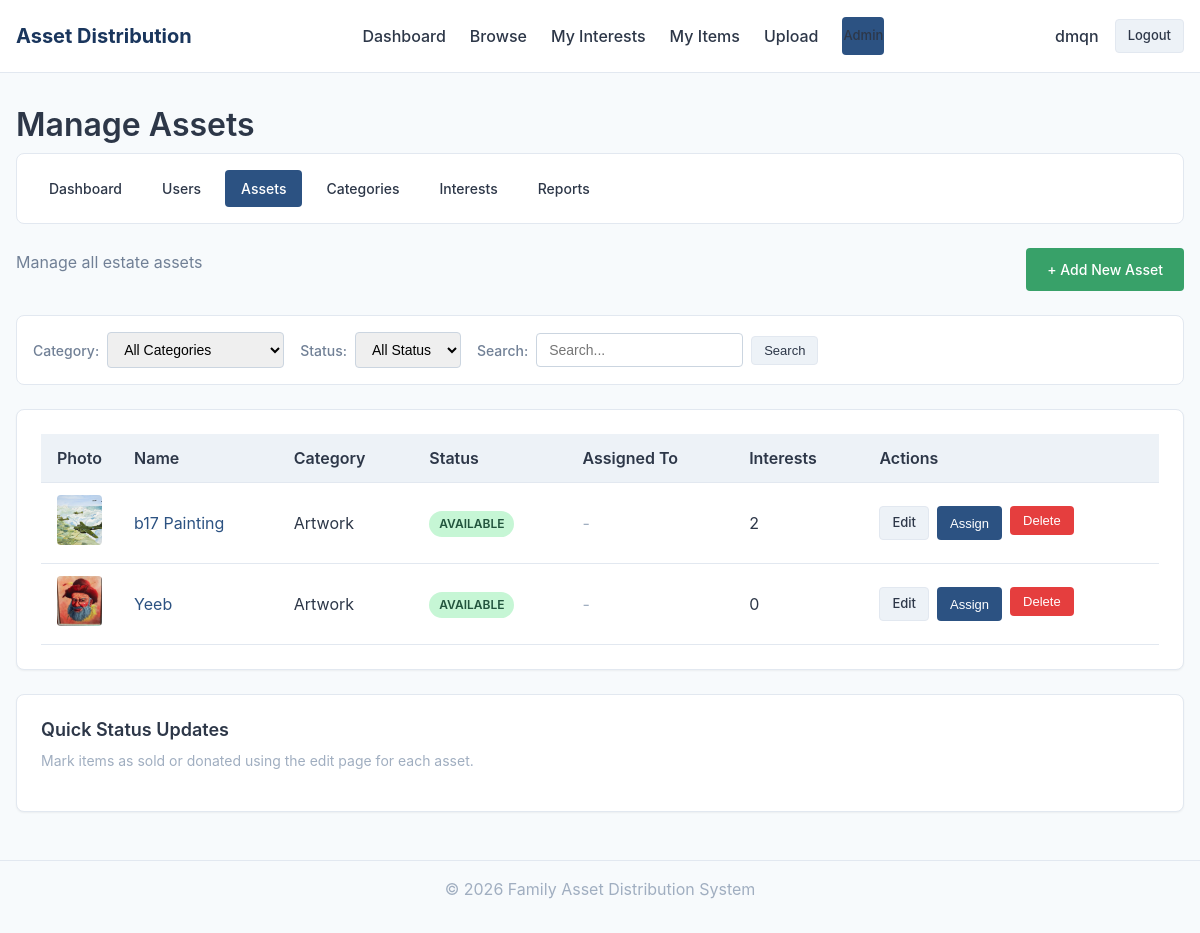
Page /admin-panel/assets/ (signed in) on the committed database.
### core/models.py (models this page shows, shortened)
class Asset(models.Model):
    STATUS_CHOICES = [
        ('available', 'Available'),
        ('claimed', 'Claimed'),
        ('sold', 'Sold'),
        ('donated', 'Donated'),
    ]
    name = models.CharField(max_length=200)
    description = models.TextField(blank=True)
    category = models.ForeignKey(Category, on_delete=models.PROTECT, related_name='assets')
    condition = models.CharField(max_length=100, blank=True)
    notes = models.TextField(blank=True)
    status = models.CharField(max_length=20, choices=STATUS_CHOICES, default='available')
    assigned_to = models.ForeignKey(
        User,
        on_delete=models.SET_NULL,
        null=True,
        blank=True,
        related_name='assigned_assets'
    )
    created_by = models.ForeignKey(
        User,
        on_delete=models.SET_NULL,
        null=True,
        blank=True,
        related_name='created_assets'
    )
    created_at = models.DateTimeField(auto_now_add=True)
    updated_at = models.DateTimeField(auto_now=True)
    class Meta:
        ordering = ['category__display_order', 'name']
    def get_primary_photo(self):
        return self.photos.first()
    def get_interest_count(self):
        return self.interests.count()

class AssetPhoto(models.Model):
    asset = models.ForeignKey(Asset, on_delete=models.CASCADE, related_name='photos')
    image = models.ImageField(upload_to='assets/')
    upload_order = models.IntegerField(default=0)
    uploaded_at = models.DateTimeField(auto_now_add=True)
    class Meta:
        ordering = ['upload_order', 'uploaded_at']

class Category(models.Model):
    name = models.CharField(max_length=100, unique=True)
    display_order = models.IntegerField(default=0)
    created_at = models.DateTimeField(auto_now_add=True)
    class Meta:
        ordering = ['display_order', 'name']
        verbose_name_plural = 'Categories'

### core/views.py (the view)
# urls.py: path('admin-panel/assets/', views.admin_assets_view, name='admin_assets'),
@admin_required
def admin_assets_view(request):
    assets = Asset.objects.select_related('category', 'assigned_to').prefetch_related('photos').order_by('-created_at')
    category_id = request.GET.get('category')
    status = request.GET.get('status')
    search = (request.GET.get('search') or '').strip()
    if category_id:
        assets = assets.filter(category_id=category_id)
    if status:
        assets = assets.filter(status=status)
    if search:
        assets = assets.filter(Q(name__icontains=search) | Q(description__icontains=search))
    paginator = Paginator(assets, 20)
    return render(request, 'admin/assets.html', {
        'assets': paginator.get_page(request.GET.get('page', 1)),
        'categories': Category.objects.all(),
        'selected_category': category_id,
        'selected_status': status,
        'search': search,
    })

### core/context_processors.py (called while the page is built)
def user_branch(request):
    branch = None
    if getattr(request, 'user', None) and request.user.is_authenticated:
        profile = getattr(request.user, 'profile', None)
        if profile:
            branch = profile.branch
    return {"user_branch": branch}

### core/views.py (called while the page is built)
def admin_required(view_func):
    return user_passes_test(lambda u: u.is_authenticated and u.is_staff, login_url='login')(view_func)

### templates/admin/assets.html (shortened to what this page needs)
{% extends 'base.html' %}
{% block content %}
<h1>Manage Assets</h1>
<nav class="admin-nav">
    <a href="{% url 'admin_panel' %}">Dashboard</a>
    <a href="{% url 'admin_users' %}">Users</a>
    <a href="{% url 'admin_assets' %}" class="active">Assets</a>
    <a href="{% url 'admin_categories' %}">Categories</a>
    <a href="{% url 'admin_interests' %}">Interests</a>
    <a href="{% url 'admin_reports' %}">Reports</a>
</nav>
<div class="flex justify-between items-center mb-3">
    <p class="text-light">Manage all estate assets</p>
    <a href="{% url 'admin_add_asset' %}" class="btn btn-success">+ Add New Asset</a>
</div>
<form method="get" class="filter-bar">
    <div class="filter-group">
        <label>Category:</label>
        <select name="category" onchange="this.form.submit()">
            <option value="">All Categories</option>
        </select>
    </div>
    <div class="filter-group">
        <label>Status:</label>
        <select name="status" onchange="this.form.submit()">
            <option value="">All Status</option>
        </select>
    </div>
    <div class="filter-group">
        <label>Search:</label>
        <input type="text" name="search" value="{{ search }}" placeholder="Search...">
        <button type="submit" class="btn btn-sm btn-secondary">Search</button>
    </div>
</form>
<div class="card">
    <div class="table-wrapper">
        <table class="table">
            <thead>
                <tr>
                    <th>Photo</th>
                    <th>Name</th>
                    <th>Category</th>
                    <th>Status</th>
                    <th>Assigned To</th>
                    <th>Interests</th>
                    <th>Actions</th>
                </tr>
            </thead>
            <tbody>
                {% for asset in assets %}
                <tr>
                    <td style="width: 60px;">
                        {% with asset.get_primary_photo as photo %}
                        {% if photo %}
                        <img src="{{ photo.image.url }}" alt="" style="width: 50px; height: 50px; object-fit: cover; border-radius: 4px;">
                        {% else %}
                        <div style="width: 50px; height: 50px; background: var(--color-bg-light); border-radius: 4px;"></div>
                        {% endif %}
                        {% endwith %}
                    </td>
                    <td>
                        <a href="{% url 'asset_detail' asset.id %}">{{ asset.name }}</a>
                    </td>
                    <td>{{ asset.category.name }}</td>
                    <td>
                        <span class="badge badge-{{ asset.status }}">{{ asset.get_status_display }}</span>
                    </td>
                    <td>
                        {% if asset.assigned_to %}
                        {{ asset.assigned_to.username }}
                        {% else %}
                        <span class="text-muted">-</span>
                        {% endif %}
                    </td>
                    <td>{{ asset.get_interest_count }}</td>
                    <td>
                        <div class="flex gap-1">
                            <a href="{% url 'admin_edit_asset' asset.id %}" class="btn btn-sm btn-secondary">Edit</a>
                            {% if asset.status == 'available' %}
                            <button type="button" class="btn btn-sm btn-primary"
                                    onclick="showAssignModal({{ asset.id }}, '{{ asset.name|escapejs }}')">Assign</button>
                            {% endif %}
                            <form method="post" action="{% url 'admin_delete_asset' asset.id %}"
                                  onsubmit="return confirm('Delete {{ asset.name }}?')" style="display: inline;">
                                <button type="submit" class="btn btn-sm btn-danger">Delete</button>
                            </form>
                        </div>
                    </td>
                </tr>
                {% empty %}
                <tr>
                    <td colspan="7" class="text-center text-muted">No assets found</td>
                </tr>
                {% endfor %}
            </tbody>
        </table>
    </div>
</div>
<div class="card mt-3">
    <h4>Quick Status Updates</h4>
    <p class="text-muted" style="font-size: 0.875rem;">Mark items as sold or donated using the edit page for each asset.</p>
</div>
{% endblock %}

### templates/base.html (shortened to what this page needs)
{% load static %}
<!DOCTYPE html>
<html lang="en">
<head>
    <link rel="stylesheet" href="{% static 'css/style.css' %}">
</head>
<body>
    <div class="page-wrapper">
        {% if user.is_authenticated %}
        <header class="header">
            <div class="container">
                <div class="header-inner">
                    <a href="{% url 'dashboard' %}" class="logo">Asset Distribution</a>
                    <nav class="nav">
                        <a href="{% url 'dashboard' %}" {% if request.resolver_match.url_name == 'dashboard' %}class="active"{% endif %}>Dashboard</a>
                        <a href="{% url 'browse_assets' %}" {% if request.resolver_match.url_name == 'browse_assets' %}class="active"{% endif %}>Browse</a>
                        <a href="{% url 'my_interests' %}" {% if request.resolver_match.url_name == 'my_interests' %}class="active"{% endif %}>My Interests</a>
                        <a href="{% url 'my_items' %}" {% if request.resolver_match.url_name == 'my_items' %}class="active"{% endif %}>My Items</a>
                        <a href="{% url 'upload_asset' %}" {% if request.resolver_match.url_name == 'upload_asset' %}class="active"{% endif %}>Upload</a>
                        {% if user.is_staff %}<a href="{% url 'admin_panel' %}" class="btn btn-sm btn-primary">Admin</a>{% endif %}
                    </nav>
                    <div class="user-info">
                        <span><strong class="user-name">{{ user.username }}</strong>{% if user_branch %} <span class="text-muted">({{ user_branch.name }})</span>{% endif %}</span>
                        <a href="{% url 'logout' %}" class="btn btn-sm btn-secondary">Logout</a>
                    </div>
                </div>
            </div>
        </header>
        {% endif %}
        <main class="main-content">
            <div class="container">
                {% block content %}{% endblock %}
            </div>
        </main>
        <footer style="padding: 1rem 0; text-align: center; color: var(--color-text-muted); border-top: 1px solid var(--color-border);">
            <div class="container"><p>&copy; 2026 Family Asset Distribution System</p></div>
        </footer>
    </div>
</body>
</html>

### rows in the picture
Asset: get_primary_photo.image (picture), name "b17 Painting", category.name "Artwork", status "AVAILABLE", get_interest_count "2"
Asset: get_primary_photo.image (picture), name "Yeeb", category.name "Artwork", status "AVAILABLE", get_interest_count "0"

### other values in the picture
{{ user.username }} "dmqn"
